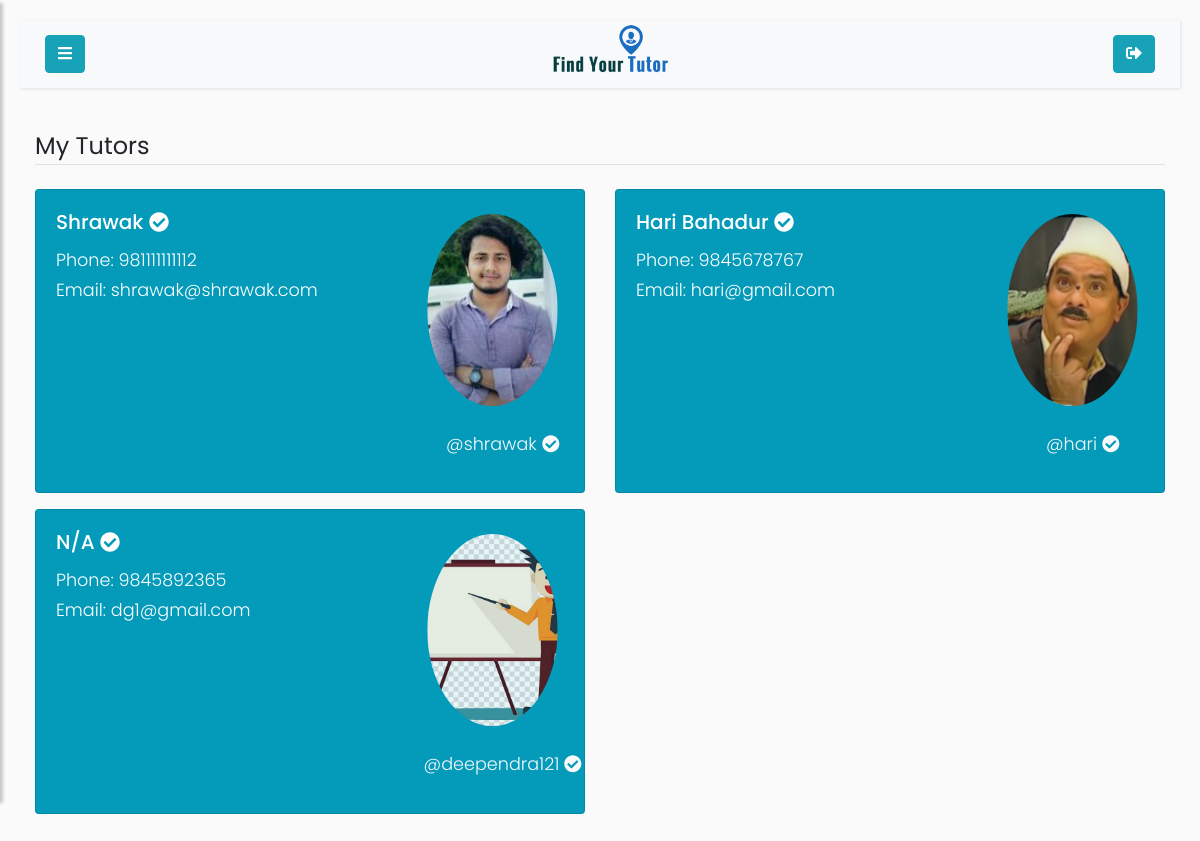
The page /student/my-tutors (signed in) on the database its author committed.
### app/models.py (models this page shows, shortened)
class User(UserMixin, db.Model):
    id = db.Column(db.Integer, primary_key=True)
    username = db.Column(db.String(64), index=True, unique=True)
    email = db.Column(db.String(64), index=True, unique=True)
    hash_password = db.Column(db.String(120))
    role = db.Column(db.String(7), index=True)
    confirmed_account = db.Column(db.Boolean, default=False)
    student = db.relationship('Student', backref='base', uselist=False, cascade="all, delete")
    tutor = db.relationship('Tutor', backref='base', uselist=False, cascade="all, delete")
    location = db.relationship('Location', backref='User', uselist=False, cascade="all, delete")
    mycourse = db.relationship('Mycourse', backref='User', cascade="all, delete")
    followed = db.relationship(
        'User',secondary=followers,
        primaryjoin=(followers.c.follower_id==id),
        secondaryjoin=(followers.c.followed_id==id),
        backref=db.backref('followers', lazy='dynamic'), lazy='dynamic'
    )

class Tutor(db.Model):
    phone = db.Column(db.String(10))
    user_id = db.Column(db.Integer, db.ForeignKey('user.id'), primary_key = True,)
    full_name = db.Column(db.String(64))
    state = db.Column(db.String(64))
    district = db.Column(db.String(64))
    municipality = db.Column(db.String(64))
    ward_no = db.Column(db.Integer)
    date_of_birth = db.Column(db.String(64))
    profile_pic = db.Column(db.String(255))
    description = db.Column(db.String(250))
    account_verification_status = db.Column(db.Boolean, default=False)
    experience = db.relationship('Experience', backref='Tutor', uselist=True ,cascade="all, delete")
    qualification = db.relationship('Qualification', backref='Tutor', uselist=True ,cascade="all, delete")
    achievement = db.relationship('Achievement', backref='Tutor', uselist=True ,cascade="all, delete")

### app/routes.py (the view)
@app.route('/student/my-tutors', methods=['POST', 'GET'])
@login_required
def student_followed_tutors():
    if current_user.is_authenticated and current_user.role == 'admin':
        return redirect('/admin')
    user = User.query.filter_by(username=current_user.username).first()
    followed_tutors=user.followed.all()
    if user.username == current_user.username and not is_tutor(user):
        student = Student.query.filter_by(user_id=user.id).first()
        return render_template('my-tutors.html', profilepic= fetch_profile_pic(student), user=user, followed_tutors=followed_tutors)
    elif user.username == current_user.username and is_tutor(user):
        return redirect(url_for('tutor_followers'))

### app/models.py (called while the page is built)
@login_manager.user_loader
def load_user(id):
    return User.query.get(int(id))

### app/routes.py (called while the page is built)
def is_tutor(user):
    if user.role == 'tutor':
        return True
    elif user.role == 'student':
        return False
    elif user.role == 'admin':
        return False

def fetch_profile_pic(user_obj):
    try:
        pic_name_from_db = getattr(user_obj, 'profile_pic')
        picture_path = os.path.join(app.root_path, 'static/profile_pics')
        if pic_name_from_db in os.listdir(picture_path):
            profile_pic = url_for('static',filename='profile_pics/' + pic_name_from_db)
            return profile_pic
        return fetch_default_profile_pic(user_obj)
    except:
        return fetch_default_profile_pic(user_obj)

### app/templates/my-tutors.html (shortened to what this page needs)
{% extends 'student.html' %}
{% block content %}
    <div class="container-fluid">
        <legend class="border-bottom mb-4">My Tutors</legend>
        <div class="row equal">
            {% for followed_tutor in followed_tutors %}
                <div class="col-md-6 mb-3 ">
                    <div class="card h-100" >
                        <div class="row flex-column-reverse flex-sm-row">
                            <div class="col-md-8" ">
                                <div class="card-body">
                                    <h5 class="card-title" >
                                        <a href="{{ url_for('profile', username=followed_tutor.username) }}">
                                            {{ followed_tutor.tutor.full_name or 'N/A'}}
                                        </a>
                                        {% if followed_tutor.role=="tutor" and followed_tutor.tutor.account_verification_status %}
                                                    <i class="fas fa-check-circle"></i>
                                        {% endif %}
                                    </h5>
                                    <p class="card-text">
                                        Phone: {{ followed_tutor.tutor.phone or 'n/a'}}
                                        <br>
                                        Email:
                                        {{ followed_tutor.email or 'n/a'}}
                                    </p>
                                </div>
                            </div>
                            <div class="col-md-4 img-responsive mx-auto d-block" style="margin:auto;text-align:center">
                                {% if followed_tutor.tutor.profile_pic %}
                                <a href="{{ url_for('profile', username=followed_tutor.username)}}" data-toggle="tooltip" title="Click here!">
                                      <img src="{{url_for('static',filename='profile_pics/'+followed_tutor.tutor.profile_pic)}}" class="img-responsive rounded-circle img-fluid mx-auto d-block" id="tutor_profile_pic" >
                                </a>
                                {% else %}
                                <a href="{{ url_for('profile', username=followed_tutor.username)}}" data-toggle="tooltip" title="Click here!">
                                    <img src="{{url_for('static',filename='profile_pics/tutor.jpg')}}" class="img-responsive rounded-circle img-fluid mx-auto d-block" id="tutor_profile_pic" >
                                </a>
                                {% endif %}
                                <p class="text-light">
                                    @{{ followed_tutor.username }}
                                    {% if followed_tutor.role=="tutor" and followed_tutor.tutor.account_verification_status %}
                                        <i class="fas fa-check-circle"></i>
                                    {% endif %}
                                </p>
                            </div>
                        </div>
                    </div>
                </div>
            {% endfor %}
        </div>
    </div>
{% endblock %}

### rows shown on the page
User: tutor "Shrawak", role "tutor" (drawn), tutor "981111111112", email "shrawak@shrawak.com", profile_pic (picture), username "shrawak"
User: tutor "Hari Bahadur", role "tutor" (drawn), tutor "9845678767", email "hari@gmail.com", profile_pic (picture), username "hari"
User: tutor "N/A", role "tutor" (drawn), tutor "9845892365", email "dg1@gmail.com", username "deependra121"
